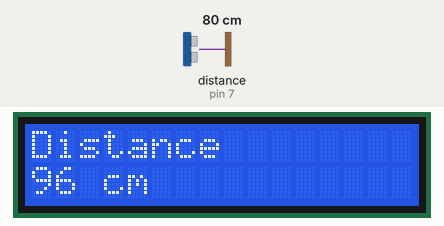
This sketch was run on a simulated Arduino Uno, built with avr-gcc and run on an emulated ATmega328P. On the bench: 16×2 character LCD. Wiring (inferred from the names in the program): ultrasonic range finder: trigger pin 6; echo pin 7. The test bench sets the inputs (shaded band); at power-on: distance to the obstacle (sensor on pin 7) 80 cm. The echo pulse lasts 58.3 µs per cm.

Above: at 1.2 s.
1.3 s: distance to the obstacle (sensor on pin 7) set to 2 cm
At 3.9 s:
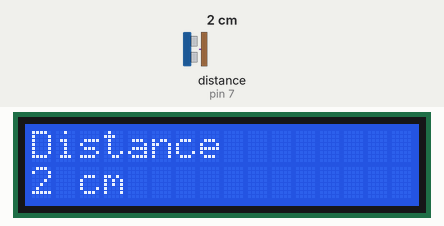
4.1 s: distance to the obstacle (sensor on pin 7) set to 4 cm
At 6.1 s:
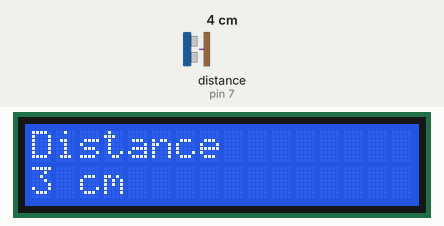
6.4 s: distance to the obstacle (sensor on pin 7) set to 9 cm
At 8.3 s:
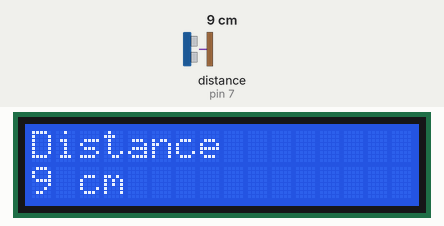
Timing chart, 0 to 9.8 s (numbered marks = the images above; inputs shaded):
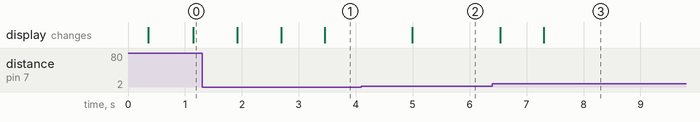

Measured:
- after the input at 1.3 s, the display: first changes after 0.62 s (image 1 shows a later state)
- after the input at 4.1 s, the display: changes after 0.90 s (image 2)
- after the input at 6.4 s, the display: first changes after 0.13 s (image 3 shows a later state)

The sketch:

bai4.ino
```cpp
#define trig 6
#define echo 7
#include <Wire.h>
#include"LiquidCrystal_I2C.h"
int Width;
int distance = 0;
LiquidCrystal_I2C myI2C(0x27,16,2);
int N=5;
void setup() {
  myI2C.begin();
  myI2C.backlight();
  pinMode(trig, OUTPUT);
  pinMode(echo, INPUT);

  // put your setup code here, to run once:

}

void loop() {
  myI2C.home();
  for(int i=0;i<N;i++)
  {
    readUtrasoic();
    distance+=Width;
    delay(50);

    }
    distance/=N;
    myI2C.print("Distance");
    myI2C.setCursor(0,1);
    myI2C.print(distance);
    myI2C.print(" cm ");
    delay (500);
  // put your main code here, to run repeatedly:

}

void readUtrasoic(){
  digitalWrite(trig,1);
  delayMicroseconds(20);
  digitalWrite(trig,0);
  Width=pulseIn(echo,HIGH);
  Width*=0.0173;
  }
```
